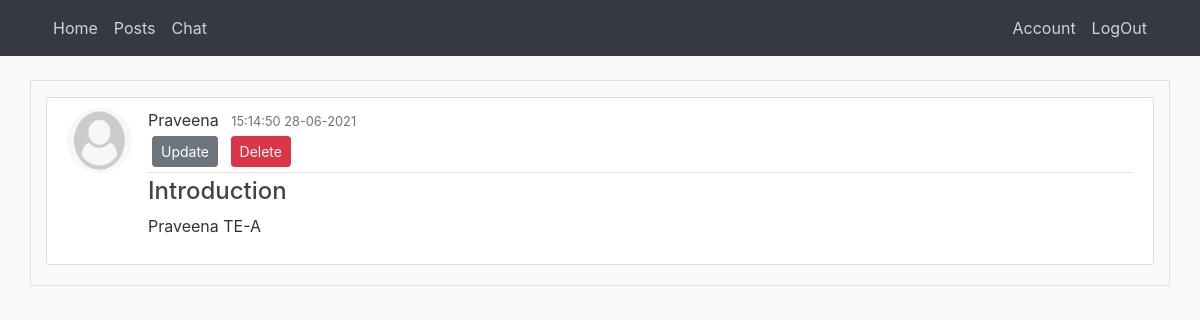
The app's page /post/1 (signed in) with its own data.
### main/models.py (models this page shows, shortened)
class User(db.Model, UserMixin):
    id = db.Column(db.Integer, primary_key=True)
    firstName = db.Column(db.String(20), nullable=False)
    lastName = db.Column(db.String(20), nullable=False)
    image_file = db.Column(db.String(20), nullable=False, default='default.png')
    email = db.Column(db.String(60), unique=True, nullable=False)
    password = db.Column(db.String(60), nullable=False)
    intro = db.Column(db.String(100), default='-')
    work = db.Column(db.String(100))
    college = db.Column(db.String(100))
    phone = db.Column(db.String(15))
    posts = db.relationship('Post', backref='sender', lazy=True)
    rooms = db.relationship('Room', backref='creator', lazy=True)

class Post(db.Model):
    id = db.Column(db.Integer, primary_key=True)
    title = db.Column(db.String(100), nullable=False)
    information = db.Column(db.String(500), nullable=False)
    date_send = db.Column(db.DateTime, nullable=False, default=datetime.now)
    user_id = db.Column(db.Integer, db.ForeignKey('user.id'), nullable=False)

### main/routes.py (the view)
@app.route("/post/<int:post_id>", methods=['GET', 'POST'])
@login_required
def post(post_id):
    post = Post.query.get_or_404(post_id)
    if post.sender != current_user:
        abort(403)
    form = PostForm()
    if form.validate_on_submit():
        post.title = form.title.data
        post.information = form.information.data
        db.session.commit()
        flash('Post updated', 'success')
        return redirect(url_for('new_post'))
    elif request.method == 'GET':
        form.title.data = post.title
        form.information.data = post.information
    return render_template('post.html', post=post, form=form)

### main/models.py (called while the page is built)
@login_manager.user_loader
def load_user(user_id):
    return User.query.get(int(user_id))

### main/templates/post.html (shortened to what this page needs)
{% extends "layout.html" %}
{% block content %}
    <article class="media content-section">
        <img class="rounded-circle article-img" src="{{ url_for('static', filename='profile_pics/' + post.sender.image_file) }}">
        <div class="media-body">
            <div class="article-metadata">
                <a class="mr-2">{{ post.sender.firstName }}</a>
                <small class="text-muted">{{ post.date_send.strftime('%H:%M:%S  %d-%m-%Y') }}</small>
                {% if post.sender == current_user %}
                    <div>
                        <a class="btn btn-secondary btn-sm m-1" href="{{ url_for('update_post', post_id=post.id) }}">Update</a>
                        <button type="button" class="btn btn-danger btn-sm m-1" data-toggle="modal" data-target="#deleteModal">Delete</button>
                    </div>
                {% endif %}
            </div>
            <h4 class="article-title">{{ post.title }}</h4>
            <p class="article-content">{{ post.information }}</p>
        </div>
    </article>
{% endblock content %}

### main/static/main.css (style rules this page uses)
body { background: #fafafa; color: #333333; margin-top: 5rem; }
h1, h2, h3, h4, h5, h6 { color: #444444; }
.content-section { background: #ffffff; padding: 10px 20px; border: 1px solid #dddddd; border-radius: 3px; margin-bottom: 20px; }
.article-title { color: #444444; }
.article-content { white-space: pre-line; }
.article-img { height: 65px; width: 65px; margin-right: 16px; }
.article-metadata { padding-bottom: 1px; margin-bottom: 4px; border-bottom: 1px solid #e3e3e3 }

### records on screen
User: image_file (placeholder picture), sender.firstName "Praveena"
Post: date_send "15:14:50 28-06-2021", title "Introduction", information "Praveena TE-A"
